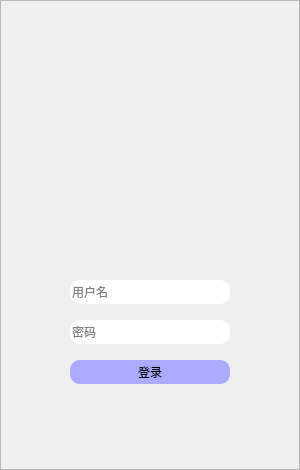
<?xml version="1.0" encoding="UTF-8"?>
<ui version="4.0">
 <class>MainWindow</class>
 <widget class="QMainWindow" name="MainWindow">
  <property name="geometry">
   <rect>
    <x>0</x>
    <y>0</y>
    <width>300</width>
    <height>470</height>
   </rect>
  </property>
  <property name="windowTitle">
   <string>PixivNotifier</string>
  </property>
  <property name="styleSheet">
   <string notr="true">font: 25 9pt &quot;微软雅黑 Light&quot;;</string>
  </property>
  <widget class="QWidget" name="centralWidget">
   <widget class="QFrame" name="pnlLogin">
    <property name="geometry">
     <rect>
      <x>0</x>
      <y>0</y>
      <width>300</width>
      <height>470</height>
     </rect>
    </property>
    <property name="sizePolicy">
     <sizepolicy hsizetype="Preferred" vsizetype="Preferred">
      <horstretch>0</horstretch>
      <verstretch>0</verstretch>
     </sizepolicy>
    </property>
    <property name="maximumSize">
     <size>
      <width>300</width>
      <height>470</height>
     </size>
    </property>
    <property name="frameShape">
     <enum>QFrame::StyledPanel</enum>
    </property>
    <property name="frameShadow">
     <enum>QFrame::Raised</enum>
    </property>
    <widget class="QLineEdit" name="lePassword">
     <property name="geometry">
      <rect>
       <x>70</x>
       <y>320</y>
       <width>160</width>
       <height>24</height>
      </rect>
     </property>
     <property name="styleSheet">
      <string notr="true">border-radius: 10px;
font: 9pt &quot;微软雅黑&quot;;</string>
     </property>
     <property name="placeholderText">
      <string>密码</string>
     </property>
    </widget>
    <widget class="QLineEdit" name="lePixivID">
     <property name="geometry">
      <rect>
       <x>70</x>
       <y>280</y>
       <width>160</width>
       <height>24</height>
      </rect>
     </property>
     <property name="styleSheet">
      <string notr="true">border-radius: 10px;
font: 9pt &quot;微软雅黑&quot;;</string>
     </property>
     <property name="placeholderText">
      <string>用户名</string>
     </property>
    </widget>
    <widget class="QPushButton" name="btnLogin">
     <property name="geometry">
      <rect>
       <x>70</x>
       <y>360</y>
       <width>160</width>
       <height>24</height>
      </rect>
     </property>
     <property name="styleSheet">
      <string notr="true">border-radius: 10px;
background-color: rgb(170, 170, 255);
font: 9pt &quot;微软雅黑&quot;;</string>
     </property>
     <property name="text">
      <string>登录</string>
     </property>
    </widget>
    <zorder>lePassword</zorder>
    <zorder>lePixivID</zorder>
    <zorder>btnLogin</zorder>
    <zorder>pnlMain</zorder>
    <zorder>pnlMain</zorder>
    <zorder>pnlMain</zorder>
   </widget>
   <widget class="QFrame" name="pnlMain">
    <property name="enabled">
     <bool>true</bool>
    </property>
    <property name="geometry">
     <rect>
      <x>0</x>
      <y>0</y>
      <width>300</width>
      <height>470</height>
     </rect>
    </property>
    <property name="sizePolicy">
     <sizepolicy hsizetype="Preferred" vsizetype="Preferred">
      <horstretch>0</horstretch>
      <verstretch>0</verstretch>
     </sizepolicy>
    </property>
    <property name="maximumSize">
     <size>
      <width>300</width>
      <height>470</height>
     </size>
    </property>
    <property name="frameShape">
     <enum>QFrame::StyledPanel</enum>
    </property>
    <property name="frameShadow">
     <enum>QFrame::Raised</enum>
    </property>
    <zorder>pnlLogin</zorder>
   </widget>
   <zorder>pnlMain</zorder>
   <zorder>pnlLogin</zorder>
  </widget>
 </widget>
 <layoutdefault spacing="6" margin="11"/>
 <resources/>
 <connections/>
</ui>
